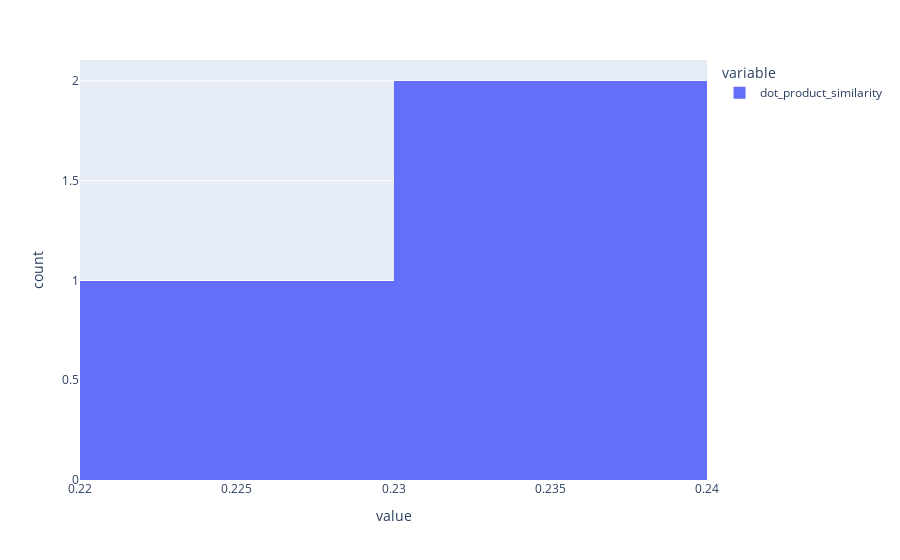

Notebook code for this chart:
### Code cell
px.histogram(q4_comp.dot_product_similarity)

### Figure 1 — Plotly figure (JSON) as saved in the notebook; plotly's stock layout.template omitted (floating-point values rounded to 4 significant figures)
{"data": [{"alignmentgroup": "True", "bingroup": "x", "hovertemplate": "variable=dot_product_similarity<br>value=%{x}<br>count=%{y}<extra></extra>", "legendgroup": "dot_product_similarity", "marker": {"color": "#636efa", "pattern": {"shape": ""}}, "name": "dot_product_similarity", "offsetgroup": "dot_product_similarity", "orientation": "v", "showlegend": true, "type": "histogram", "x": [0.2397, 0.233, 0.2295], "xaxis": "x", "yaxis": "y"}], "layout": {"barmode": "relative", "legend": {"title": {"text": "variable"}, "tracegroupgap": 0}, "margin": {"t": 60}, "xaxis": {"anchor": "y", "domain": [0, 1], "title": {"text": "value"}}, "yaxis": {"anchor": "x", "domain": [0, 1], "title": {"text": "count"}}}}
